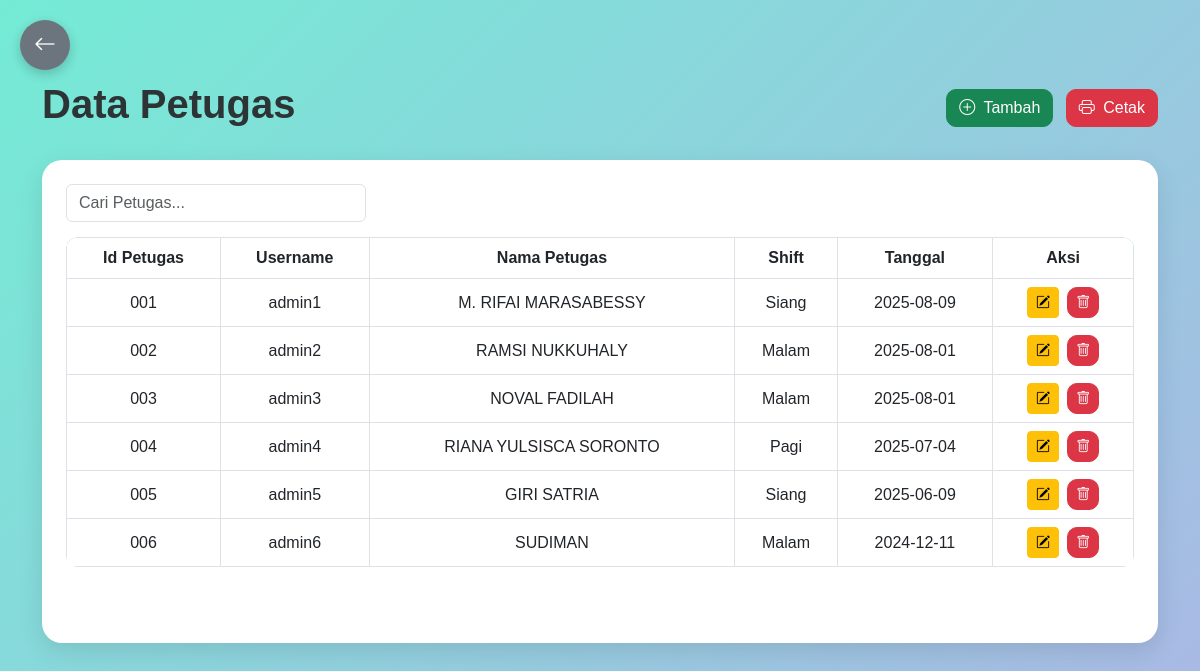
Screenshot of /UI/data_petugas.php (signed in) with the database file from the repository.
### tables this page shows
CREATE TABLE `daftar_petugas` (
  `id_petugas` varchar(100) NOT NULL,
  `username` varchar(50) NOT NULL,
  `nama` varchar(100) NOT NULL,
  `shift` enum('Pagi','Siang','Malam') NOT NULL,
  `tanggal` date NOT NULL
);

### UI/data_petugas.php (the view, shortened to what this page needs)
<?php
include 'koneksi.php';
$sql = "SELECT * FROM daftar_petugas";
$result = mysqli_query($conn, $sql);
?>
<!DOCTYPE html>
<html lang="id">
<head>
    <link href="https://cdn.jsdelivr.net/npm/bootstrap@5.3.0-alpha1/dist/css/bootstrap.min.css" rel="stylesheet">
    <link href="https://cdn.jsdelivr.net/npm/bootstrap-icons/font/bootstrap-icons.css" rel="stylesheet">
</head>
<body>
<a href="dashboard.php" class="btn btn-back">
    <i class="bi bi-arrow-left"></i>
</a>
<div class="container">
    <div class="d-flex justify-content-between align-items-center mb-4">
        <h1>Data Petugas</h1>
        <div>
            <a href="tambah_petugas.php" class="btn btn-success me-2">
                <i class="bi bi-plus-circle me-1"></i> Tambah
            </a>
            <a href="cetak_data_petugas.php" class="btn btn-danger">
                <i class="bi bi-printer me-1"></i> Cetak
            </a>
        </div>
    </div>
    <div class="card p-4">
        <input type="text" id="searchInput" class="form-control search-box" placeholder="Cari Petugas...">
        <div class="table-responsive">
            <table class="table table-bordered table-hover text-center align-middle" id="petugasTable">
                <thead>
                    <tr>
                        <th>Id Petugas</th>
                        <th>Username</th>
                        <th>Nama Petugas</th>
                        <th>Shift</th>
                        <th>Tanggal</th>
                        <th>Aksi</th>
                    </tr>
                </thead>
                <tbody>
                    <?php if (mysqli_num_rows($result) > 0): ?>
                        <?php while ($row = mysqli_fetch_assoc($result)): ?>
                            <tr>
                                <td><?= htmlspecialchars($row['id_petugas']); ?></td>
                                <td><?= htmlspecialchars($row['username']); ?></td>
                                <td><?= htmlspecialchars($row['nama']); ?></td>
                                <td><?= htmlspecialchars($row['shift']); ?></td>
                                <td><?= htmlspecialchars($row['tanggal']); ?></td>
                                <td>
                                    <a href="edit_petugas.php?id=<?= htmlspecialchars($row['id_petugas']); ?>" class="btn btn-warning btn-sm me-1">
                                        <i class="bi bi-pencil-square"></i>
                                    </a>
                                    <a href="hapus_petugas.php?id=<?= htmlspecialchars($row['id_petugas']); ?>" class="btn btn-danger btn-sm" onclick="return confirm('Pastikan Data Petugas yang anda hapus tidak terdapat pada tabel lainnya,Yakin ingin menghapus petugas ini?')">
                                        <i class="bi bi-trash"></i>
                                    </a>
                                </td>
                            </tr>
                        <?php endwhile; ?>
                    <?php else: ?>
                        <tr>
                            <td colspan="5" class="text-center text-muted">Tidak ada data petugas</td>
                        </tr>
                    <?php endif; ?>
                </tbody>
            </table>
        </div>
        <nav>
        </nav>
    </div>
</div>
</body>
</html>

### UI/data_petugas.php (style rules this page uses)
body { background: linear-gradient(135deg, #74ebd5 0%, #acb6e5 100%); font-family: 'Poppins', sans-serif; min-height: 100vh; padding-bottom: 50px; }
.btn-back { position: fixed; top: 20px; left: 20px; width: 50px; height: 50px; background: #6c757d; color: white; border-radius: 50%; display: flex; justify-content: center; align-items: center; font-size: 22px; border: none; box-shadow: 0 4px 12px rgba(0, 0, 0, 0.2); z-index: 999; transition: 0.3s; }
.container { padding-top: 80px; }
.card { border: none; border-radius: 20px; box-shadow: 0 8px 24px rgba(0, 0, 0, 0.1); background: #fff; animation: fadeIn 1s ease; }
h1 { font-weight: 600; color: #2d3436; }
.btn-success, .btn-danger { border-radius: 10px; font-weight: 500; }
.table { border-radius: 12px; overflow: hidden; }
.table thead { background-color: #4fc3f7; color: white; }
.table td, .table th { vertical-align: middle; }
.table-responsive { overflow-x: auto; }
.search-box { max-width: 300px; margin-bottom: 15px; }

### rows the page displays
daftar_petugas: id_petugas "001", username "admin1", nama "M. RIFAI MARASABESSY", shift "Siang", tanggal "2025-08-09"
daftar_petugas: id_petugas "002", username "admin2", nama "RAMSI NUKKUHALY", shift "Malam", tanggal "2025-08-01"
daftar_petugas: id_petugas "003", username "admin3", nama "NOVAL FADILAH", shift "Malam", tanggal "2025-08-01"
daftar_petugas: id_petugas "004", username "admin4", nama "RIANA YULSISCA SORONTO", shift "Pagi", tanggal "2025-07-04"
daftar_petugas: id_petugas "005", username "admin5", nama "GIRI SATRIA", shift "Siang", tanggal "2025-06-09"
daftar_petugas: id_petugas "006", username "admin6", nama "SUDIMAN", shift "Malam", tanggal "2024-12-11"
